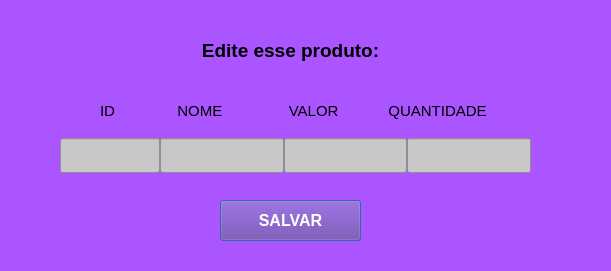
<?xml version="1.0" encoding="UTF-8"?>
<ui version="4.0">
 <class>Dialog</class>
 <widget class="QDialog" name="Dialog">
  <property name="geometry">
   <rect>
    <x>0</x>
    <y>0</y>
    <width>611</width>
    <height>271</height>
   </rect>
  </property>
  <property name="windowTitle">
   <string>Dialog</string>
  </property>
  <property name="styleSheet">
   <string notr="true">background-color: rgb(170, 85, 255);</string>
  </property>
  <widget class="QWidget" name="widget" native="true">
   <property name="geometry">
    <rect>
     <x>60</x>
     <y>130</y>
     <width>471</width>
     <height>51</height>
    </rect>
   </property>
   <layout class="QHBoxLayout" name="horizontalLayout">
    <property name="spacing">
     <number>0</number>
    </property>
    <property name="leftMargin">
     <number>0</number>
    </property>
    <property name="topMargin">
     <number>0</number>
    </property>
    <property name="rightMargin">
     <number>0</number>
    </property>
    <property name="bottomMargin">
     <number>0</number>
    </property>
    <item>
     <widget class="QLineEdit" name="txtId">
      <property name="minimumSize">
       <size>
        <width>0</width>
        <height>35</height>
       </size>
      </property>
      <property name="maximumSize">
       <size>
        <width>100</width>
        <height>16777215</height>
       </size>
      </property>
      <property name="styleSheet">
       <string notr="true">background-color: rgb(200, 200, 200);</string>
      </property>
     </widget>
    </item>
    <item>
     <widget class="QLineEdit" name="txtNome">
      <property name="minimumSize">
       <size>
        <width>0</width>
        <height>35</height>
       </size>
      </property>
      <property name="styleSheet">
       <string notr="true">background-color: rgb(200, 200, 200);</string>
      </property>
     </widget>
    </item>
    <item>
     <widget class="QLineEdit" name="txtValor">
      <property name="minimumSize">
       <size>
        <width>0</width>
        <height>35</height>
       </size>
      </property>
      <property name="styleSheet">
       <string notr="true">background-color: rgb(200, 200, 200);</string>
      </property>
     </widget>
    </item>
    <item>
     <widget class="QLineEdit" name="txtQuantidade">
      <property name="minimumSize">
       <size>
        <width>0</width>
        <height>35</height>
       </size>
      </property>
      <property name="styleSheet">
       <string notr="true">background-color: rgb(200, 200, 200);</string>
      </property>
     </widget>
    </item>
   </layout>
  </widget>
  <widget class="QLabel" name="label">
   <property name="geometry">
    <rect>
     <x>130</x>
     <y>30</y>
     <width>321</width>
     <height>41</height>
    </rect>
   </property>
   <property name="font">
    <font>
     <pointsize>14</pointsize>
     <weight>75</weight>
     <bold>true</bold>
    </font>
   </property>
   <property name="text">
    <string>Edite esse produto:</string>
   </property>
   <property name="alignment">
    <set>Qt::AlignCenter</set>
   </property>
  </widget>
  <widget class="QLabel" name="label_2">
   <property name="geometry">
    <rect>
     <x>100</x>
     <y>100</y>
     <width>451</width>
     <height>21</height>
    </rect>
   </property>
   <property name="font">
    <font>
     <pointsize>11</pointsize>
    </font>
   </property>
   <property name="text">
    <string>ID               NOME                VALOR            QUANTIDADE</string>
   </property>
  </widget>
  <widget class="QPushButton" name="btnSalvar">
   <property name="geometry">
    <rect>
     <x>220</x>
     <y>200</y>
     <width>141</width>
     <height>41</height>
    </rect>
   </property>
   <property name="font">
    <font>
     <pointsize>12</pointsize>
     <weight>75</weight>
     <bold>true</bold>
    </font>
   </property>
   <property name="styleSheet">
    <string notr="true">color: rgb(255, 255 ,255 );
background-color: rgb(111, 55, 167);</string>
   </property>
   <property name="text">
    <string>SALVAR</string>
   </property>
  </widget>
 </widget>
 <resources/>
 <connections/>
</ui>
